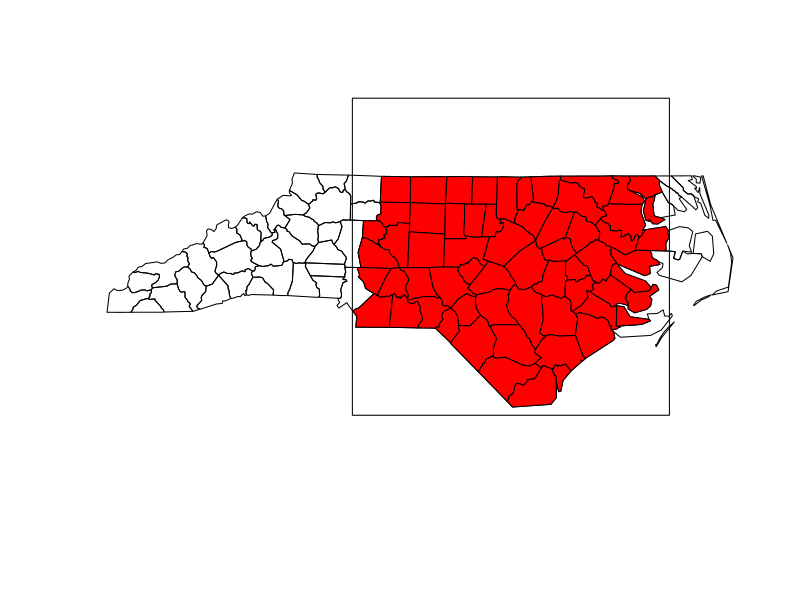

The R script that drew this image:
library(tidyverse)
library(sf)
nc <- system.file("shape", "nc.shp", package = "sf") %>%
  read_sf() %>%
  st_transform(3857)

district <- st_polygon(list(matrix(
  data = c(-9000000, 4000000, -8500000, 4000000, -8500000, 4500000, -9000000, 4500000, -9000000, 4000000),
  ncol = 2,
  byrow = TRUE
  ))) %>%
  st_sfc(crs = 3857)

contained <- nc %>%
  filter(st_within(., district, sparse = FALSE))

plot(nc$geometry)
plot(district, add = TRUE)
plot(contained$geometry, add = TRUE, col = "red")
